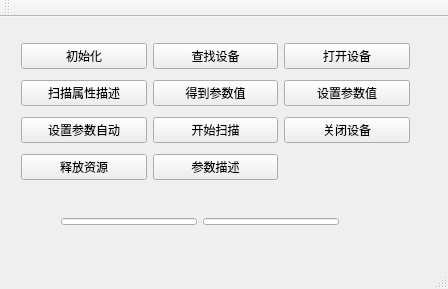
<?xml version="1.0" encoding="UTF-8"?>
<ui version="4.0">
 <class>MainWindow</class>
 <widget class="QMainWindow" name="MainWindow">
  <property name="geometry">
   <rect>
    <x>0</x>
    <y>0</y>
    <width>448</width>
    <height>289</height>
   </rect>
  </property>
  <property name="windowTitle">
   <string>MainWindow</string>
  </property>
  <widget class="QWidget" name="centralWidget">
   <widget class="QWidget" name="layoutWidget">
    <property name="geometry">
     <rect>
      <x>10</x>
      <y>10</y>
      <width>411</width>
      <height>171</height>
     </rect>
    </property>
    <layout class="QGridLayout" name="gridLayout">
     <item row="0" column="0">
      <widget class="QPushButton" name="pushButton">
       <property name="text">
        <string>初始化</string>
       </property>
      </widget>
     </item>
     <item row="0" column="1">
      <widget class="QPushButton" name="pushButton_2">
       <property name="text">
        <string>查找设备</string>
       </property>
      </widget>
     </item>
     <item row="0" column="2">
      <widget class="QPushButton" name="pushButton_3">
       <property name="text">
        <string>打开设备</string>
       </property>
      </widget>
     </item>
     <item row="1" column="0">
      <widget class="QPushButton" name="pushButton_9">
       <property name="text">
        <string>扫描属性描述</string>
       </property>
      </widget>
     </item>
     <item row="1" column="1">
      <widget class="QPushButton" name="pushButton_10">
       <property name="text">
        <string>得到参数值</string>
       </property>
      </widget>
     </item>
     <item row="1" column="2">
      <widget class="QPushButton" name="pushButton_4">
       <property name="text">
        <string>设置参数值</string>
       </property>
      </widget>
     </item>
     <item row="2" column="0">
      <widget class="QPushButton" name="pushButton_11">
       <property name="text">
        <string>设置参数自动</string>
       </property>
      </widget>
     </item>
     <item row="2" column="1">
      <widget class="QPushButton" name="pushButton_5">
       <property name="text">
        <string>开始扫描</string>
       </property>
      </widget>
     </item>
     <item row="2" column="2">
      <widget class="QPushButton" name="pushButton_6">
       <property name="text">
        <string>关闭设备</string>
       </property>
      </widget>
     </item>
     <item row="3" column="0">
      <widget class="QPushButton" name="pushButton_7">
       <property name="text">
        <string>释放资源</string>
       </property>
      </widget>
     </item>
     <item row="3" column="1">
      <widget class="QPushButton" name="pushButton_8">
       <property name="text">
        <string>参数描述</string>
       </property>
      </widget>
     </item>
    </layout>
   </widget>
   <widget class="QWidget" name="layoutWidget">
    <property name="geometry">
     <rect>
      <x>50</x>
      <y>190</y>
      <width>300</width>
      <height>29</height>
     </rect>
    </property>
    <layout class="QHBoxLayout" name="horizontalLayout">
     <item>
      <widget class="QLineEdit" name="lineEdit">
       <property name="text">
        <string/>
       </property>
      </widget>
     </item>
     <item>
      <widget class="QLineEdit" name="lineEdit_2">
       <property name="text">
        <string/>
       </property>
      </widget>
     </item>
    </layout>
   </widget>
  </widget>
  <widget class="QMenuBar" name="menuBar">
   <property name="geometry">
    <rect>
     <x>0</x>
     <y>0</y>
     <width>448</width>
     <height>29</height>
    </rect>
   </property>
  </widget>
  <widget class="QToolBar" name="mainToolBar">
   <attribute name="toolBarArea">
    <enum>TopToolBarArea</enum>
   </attribute>
   <attribute name="toolBarBreak">
    <bool>false</bool>
   </attribute>
  </widget>
  <widget class="QStatusBar" name="statusBar"/>
 </widget>
 <layoutdefault spacing="6" margin="11"/>
 <tabstops>
  <tabstop>pushButton</tabstop>
  <tabstop>pushButton_2</tabstop>
  <tabstop>pushButton_3</tabstop>
  <tabstop>pushButton_9</tabstop>
  <tabstop>pushButton_10</tabstop>
  <tabstop>pushButton_4</tabstop>
  <tabstop>pushButton_11</tabstop>
  <tabstop>pushButton_5</tabstop>
  <tabstop>pushButton_6</tabstop>
  <tabstop>pushButton_7</tabstop>
  <tabstop>lineEdit</tabstop>
  <tabstop>lineEdit_2</tabstop>
  <tabstop>pushButton_8</tabstop>
 </tabstops>
 <resources/>
 <connections/>
</ui>
